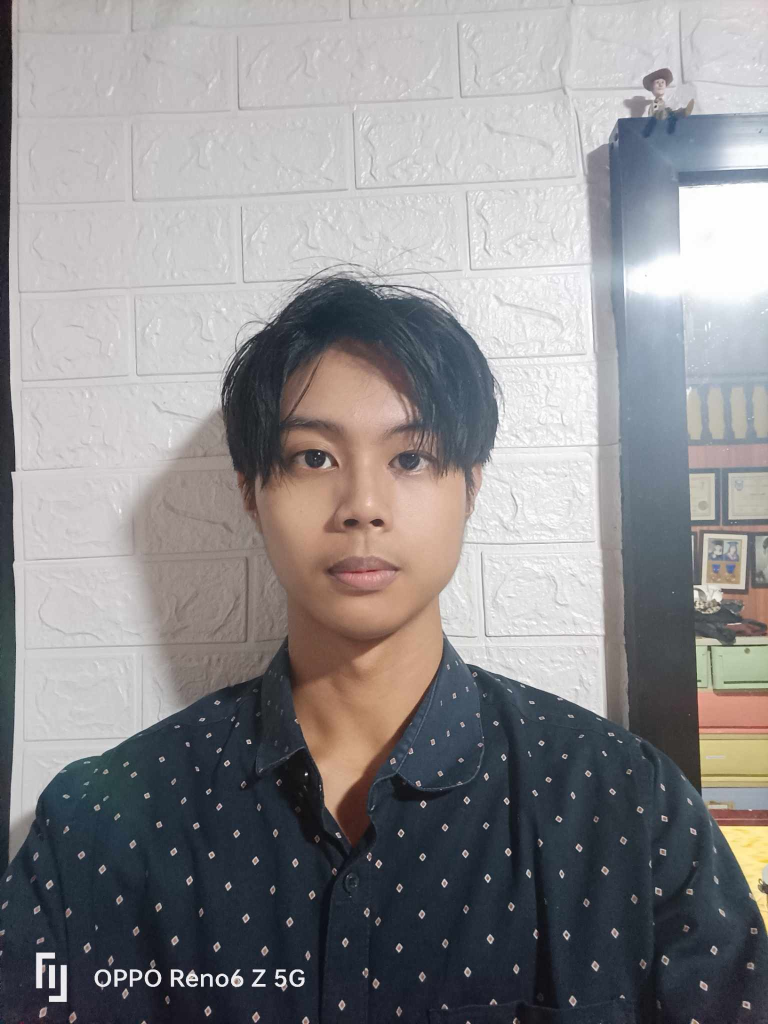
#> input picture apodous_overripe_1.jpg, 1536 x 2048 px (shown at 1/2 size)
$ python -i main.py   (imports and definitions only)
#> lines starting #> are read from the running program, lines starting #| are printed output that depends on the picture; after the words box and inside, x2 and y2 are one past the last pixel; in counts of white or black regions, pixels touching at a corner belong together
import cv2
import matplotlib.pyplot as plt
import os
import pandas as pd
import numpy as np
from sklearn.model_selection import train_test_split
from sklearn.linear_model import SGDClassifier
import tkinter as tk
from tkinter import *
import tkinter.filedialog
from PIL import Image, ImageTk

import math
# ---------------------------- CONSTANTS ------------------------------- #
PINK = "#e2979c"
RED = "#e7305b"
GREEN = "#9bdeac"
YELLOW = "#f7f5dd"
FONT_NAME = "Courier"


# Saves image Canvas pointers
class ImageCanvas:
    def __init__(self):
        self.photoimage = None
        self.canvasImage = None
        self.canvasText = None

    def setImage(self, image):
        self.photoimage = image
    def setCanvasImage(self, image):
        self.canvasImage = image
    def setCanvasText(self, text):
        self.canvasText = text


# [27 lines left out: functions is_fruit_ripe_url, is_fruit_ripe, not called in this run]


def resize_image(img, target_size=(200,200)):
  img_resized = cv2.resize(img, target_size, interpolation=cv2.INTER_NEAREST)  # Resize
  return img_resized


def edge_removal_imginput(img):
    gray = cv2.cvtColor(img, cv2.COLOR_RGB2GRAY)
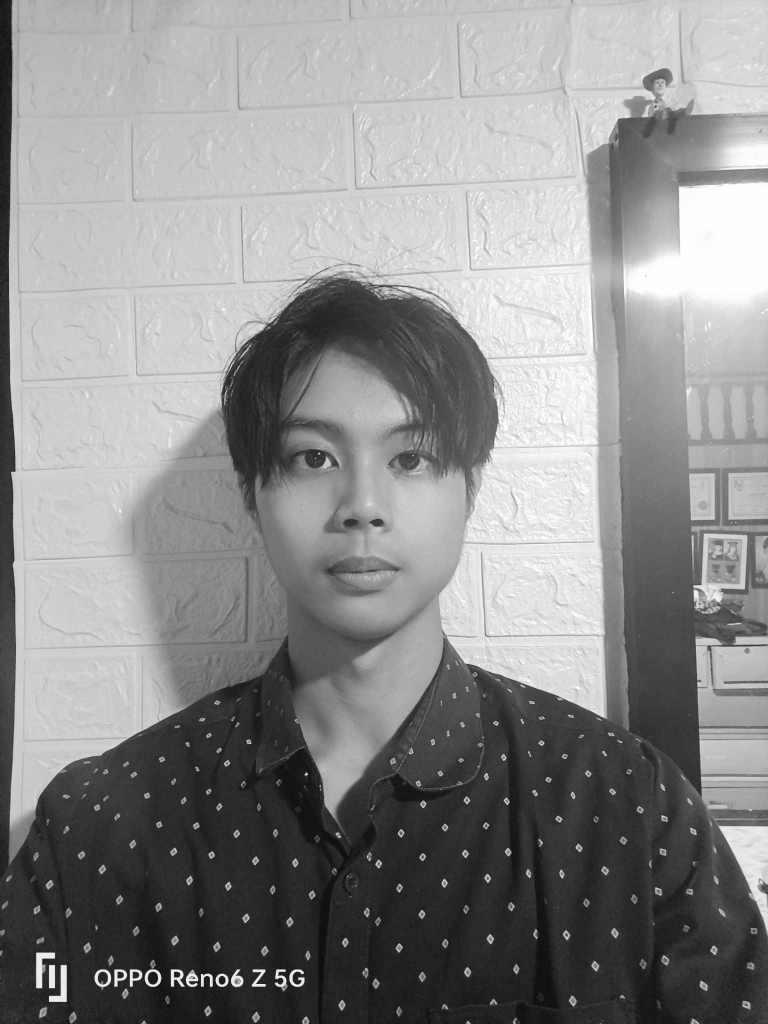
#> gray: shape (2048, 1536) (shown at 1/2 size); min 0, max 255, mean 140.2

    img_noise_uni = np.random.uniform(0, 255, img.shape)  # Shape manifests

    noise_img = img + 0.01 * img_noise_uni
    gauss_blur = cv2.GaussianBlur(noise_img, (7, 7), 0)
    gauss_blur = cv2.normalize(gauss_blur, None, 0, 255, cv2.NORM_MINMAX).astype(np.uint8)

    edges = cv2.Canny(gauss_blur, threshold1=50, threshold2=50)
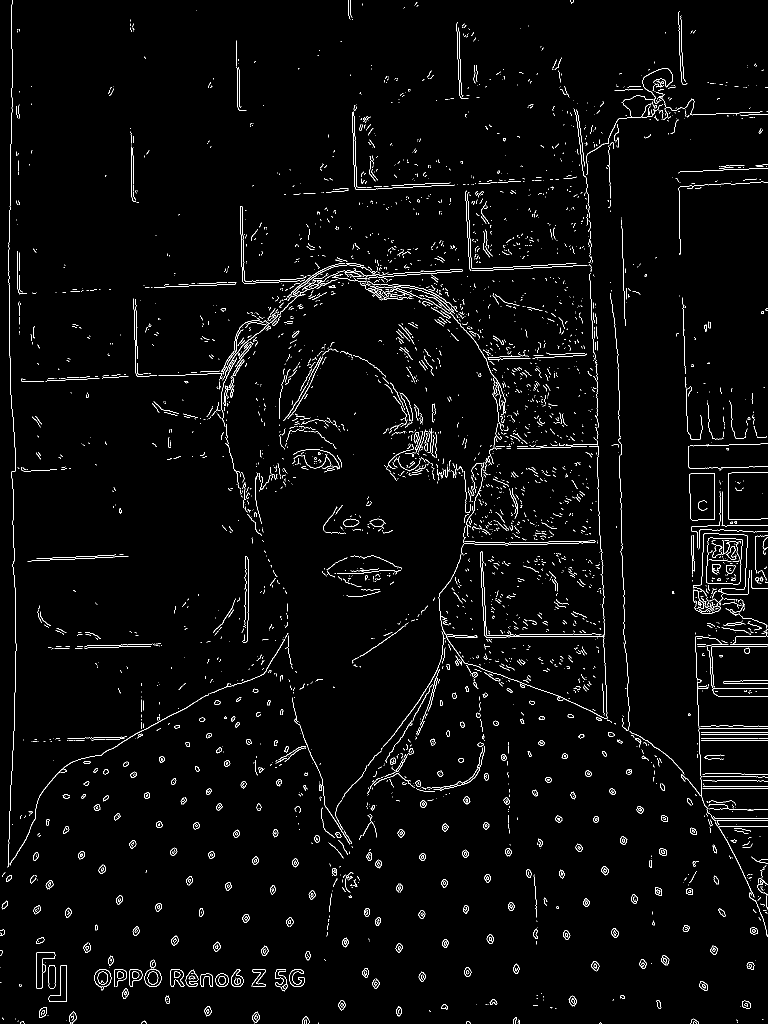
#> edges: shape (2048, 1536) (shown at 1/2 size); 2.3% white in thin lines or dots

    kernel = np.ones((4, 4), np.uint8)
    thick_edges = cv2.dilate(edges, kernel, iterations=1)
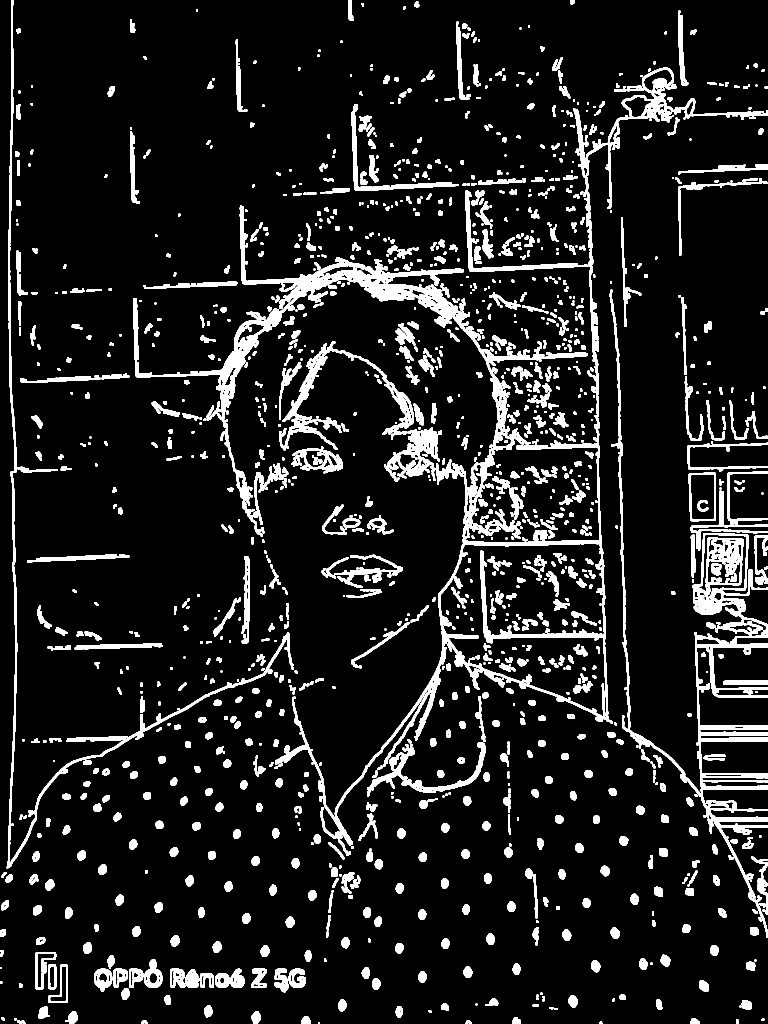
#> thick_edges: shape (2048, 1536) (shown at 1/2 size); 10.6% white; 1411 white regions (128 under 20 px)

    contours, _ = cv2.findContours(thick_edges, cv2.RETR_EXTERNAL, cv2.CHAIN_APPROX_SIMPLE)
#> contours = 1406 contours, 388 with area under 20; largest, box (x1, y1, x2, y2) and area: (266, 135, 1536, 1691) 79984, (1219, 579, 1536, 1876) 35927, (13, 0, 588, 1737) 10542, (558, 683, 828, 901) 7884, (768, 855, 880, 964) 5676

    mask = np.zeros_like(gray)
    cv2.drawContours(mask, contours, -1, color=255, thickness=cv2.FILLED)
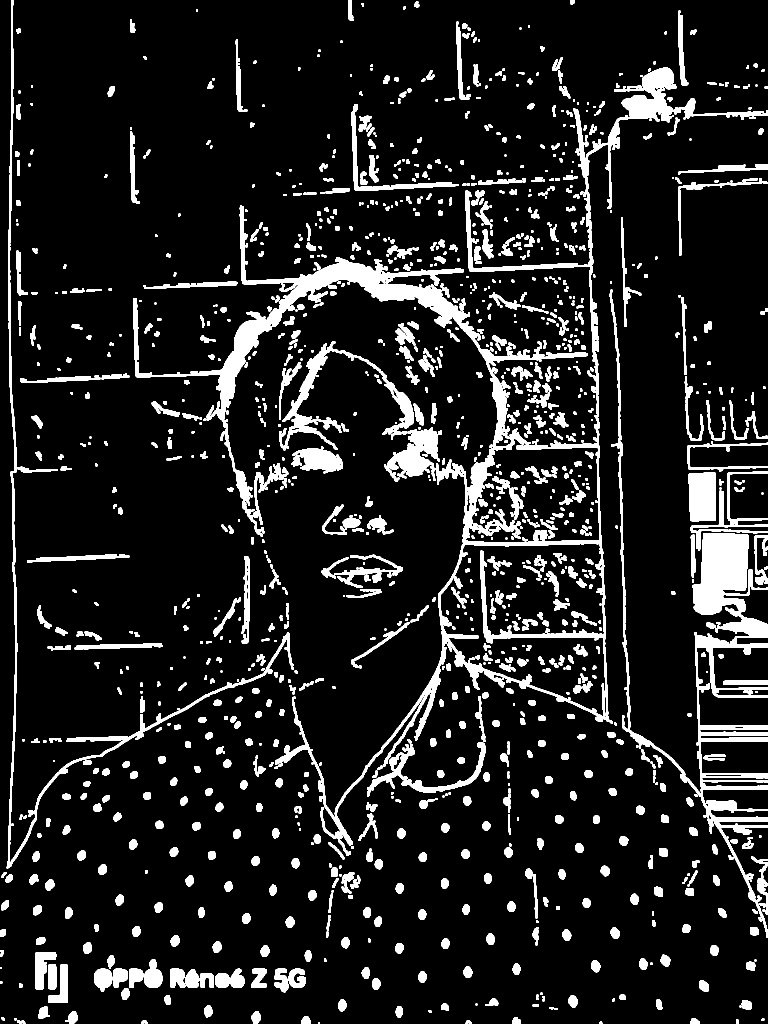
#> mask: shape (2048, 1536) (shown at 1/2 size); 11.4% white; 1406 white regions (128 under 20 px), largest, box (x1, y1, x2, y2) and area: (266, 135, 1536, 1691) 89595, (1219, 579, 1536, 1876) 40350, (13, 0, 588, 1737) 13250
    mask_3channel = cv2.merge([mask, mask, mask])

    result = cv2.bitwise_and(img, mask_3channel)
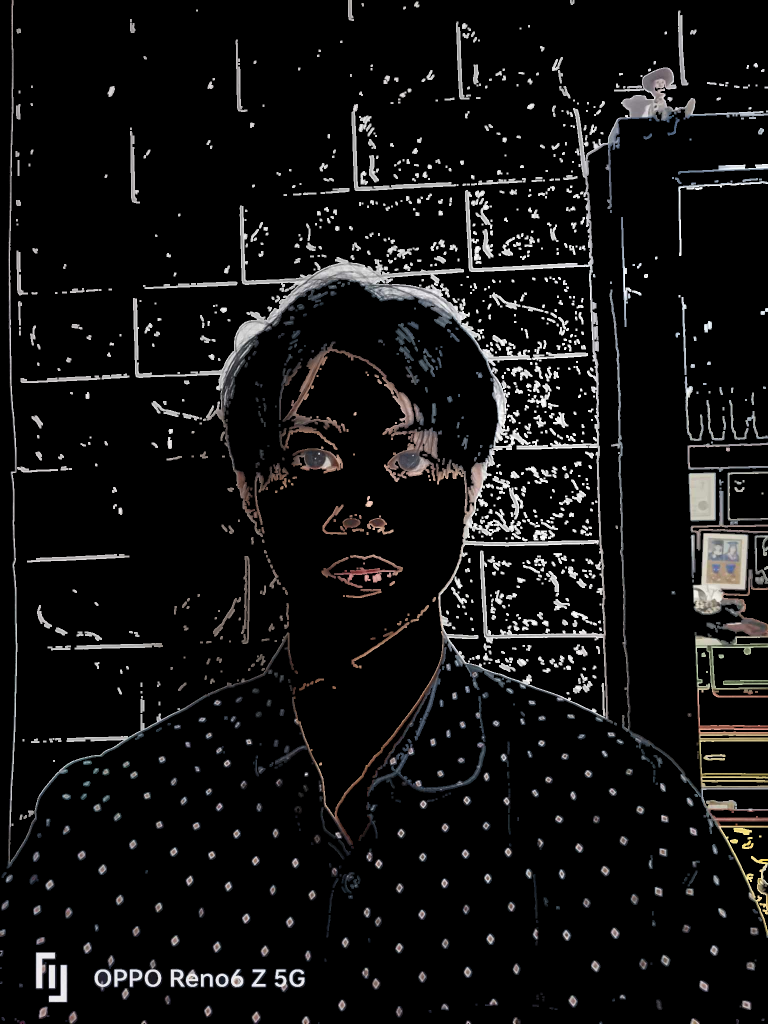
#> result: shape (2048, 1536, 3) (shown at 1/2 size); mean R, G, B 17.6, 17.1, 17
    gained_img_gray = cv2.cvtColor(result, cv2.COLOR_RGB2GRAY)
    retval, gained_img_gray_mask = cv2.threshold(gained_img_gray, 0, 255, cv2.THRESH_BINARY)

    return result, gained_img_gray_mask


# [66 lines left out: functions applymethod, adjust_gamma, imageUploader, main_algo, not called in this run]


imageCanvas = ImageCanvas()
# [3 lines not run here, left out]


title_label = Label(text="DIGIMAP", fg=GREEN, bg=YELLOW, font=(FONT_NAME, 50))
# [1 line not run here, left out]

canvas = Canvas(width=200, height=224, bg=YELLOW, highlightthickness=0)
# [4 lines not run here, left out]

start_button = Button(text="Start Live Video Scan", highlightthickness=0, command=main_algo)
# [1 line not run here, left out]

# defining our upload buttom
# [1 line that did not run here, left out]
# [6 lines not run here, left out]

>>> import cv2
>>> picture = cv2.cvtColor(cv2.imread('apodous_overripe_1.jpg'), cv2.COLOR_BGR2RGB)
>>> result = edge_removal_imginput(picture)
